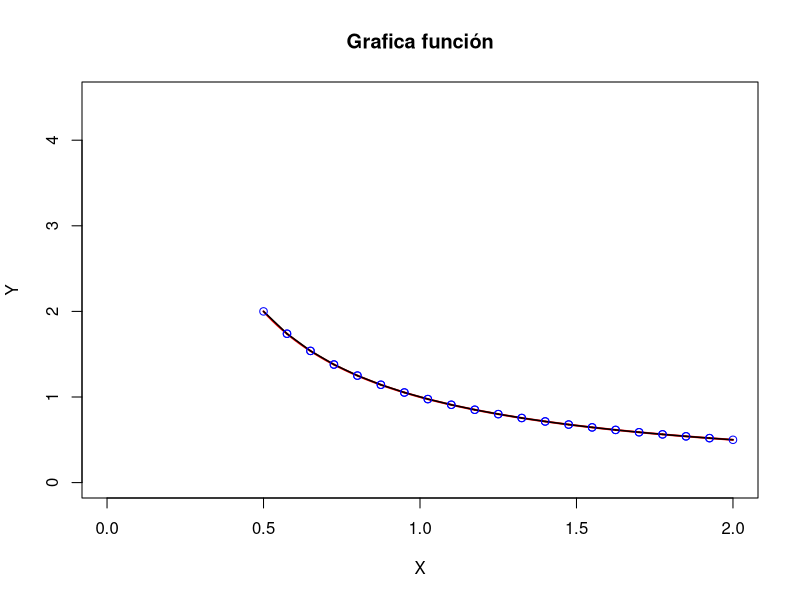

The R script that drew this image: (Note: this script raises an error after producing the figure.)
specify_decimal <- function(x, k) trimws(format(round(x, k), nsmall=k))

#f <- function(x) return((1/sqrt(2*pi))*exp(1)^(-(1/2)*x^2))

f <- function(x) return(1/x)
g <- function(x) return(cos(x))
z <- function(x) return(0)

calcularN <- function(m, b, a, er) return((b-a)*sqrt((m*(b-a))/(12*er)))

pr <- function(x) return(sin(x))


sumatoriaAreas <- function(a,b,n,f) {
  h = (b-a)/n
  suma = 0
  aux = a
  
  for (i in 1:n){
    
    polygon(0, 10)
    
    rect(aux, 0, aux+h, f(aux+(h/2)))
    suma = suma + (h*(aux+(h/2)))
    aux = aux + h
    
    
    
  }
  
  return(specify_decimal(suma, 4))
  #return(suma)
}

sumatoriaAreasTrapecio <- function(a,b,n,f) {
  h = (b-a)/n
  suma = 0
  aux = a
  
  for (i in 1:n){
    
    
    polygon(c(aux,aux,aux+h,aux+h), c(f(aux),0,0,f(aux+h)), angle = c(90, 90,90,90))
    
    suma = suma + ((h*(f(aux)+f(aux+h))/2))
    aux = aux + h
    
    
    
    
    
    
  }
  
  return(specify_decimal(suma, 4))
  #return(suma)
}




sumatoriaAreasCurvasTrapecio <- function(a,b,n,f,g) {
  h = (b-a)/n
  suma = 0
  aux = a
  
  for (i in 1:n){
    
    
    polygon(c(aux,aux+h), c(f(aux),f(aux+h)), angle = c(90, 90,90,90))
    
    primerAltura = abs(f(aux)-g(aux)) 
    segundaAltura = abs(f(aux+h)-g(aux+h))
    
    suma = suma + ((h*(primerAltura+segundaAltura)/2))
    aux = aux + h
    
    
    
    
    
    
  }
  
  return(specify_decimal(suma,8))
  #return(suma)
}


sumatoriaLongitudCurva <- function(a,b,n,f) {
  h = (b-a)/n
  suma = 0
  aux = a
  
  for (i in 1:n){
    
    
    polygon(c(aux,aux+h), c(f(aux),f(aux+h)), angle = c(90, 90,90,90),lwd = 1.5)
    points(c(aux,aux+h), c(f(aux),f(aux+h)), col = "blue")
    
    
    suma = suma + sqrt((aux+h-aux)^2+(f(aux+h)-f(aux))^2)
    aux = aux + h
    
    
    
    
    
    
  }
  
  return(specify_decimal(suma,8))
  #return(suma)
}


a=0.5
b=2
n = 20

#plot(f, from = a, to = b, main= 'Grafica función', xlab = 'X', ylab = 'Y', col="red",xlim=c(-1,5),ylim=c(0,6))
#par(new=TRUE)
plot(f, from = a, to = b, main= 'Grafica función', xlab = 'X', ylab = 'Y', col="red",xlim=c(0,2.0),ylim=c(0,4.5), lwd = 2)






#integrate(pr,0,pi/4)
#integral = 0.5857864





resultado = sumatoriaLongitudCurva(a,b,n,f)

#resultado = sumatoriaAreasCurvasTrapecio(a,b,n,f,z)
#resultado = 2*as.numeric(resultado)
#erro = resultado - integral
#erro





prueba<-function()
{
  while(x<4){
    resultado = sumatoriaAreasTrapecio(a,x,n,f)
    print(x)
    print(resultado)
    x=x+0.01
  }
}
prueba()



#cambio de coordenadas
#hacer integral flor
#hacer doble integrales
#hacer integrales triples
#hacer intregal curva parametrica
